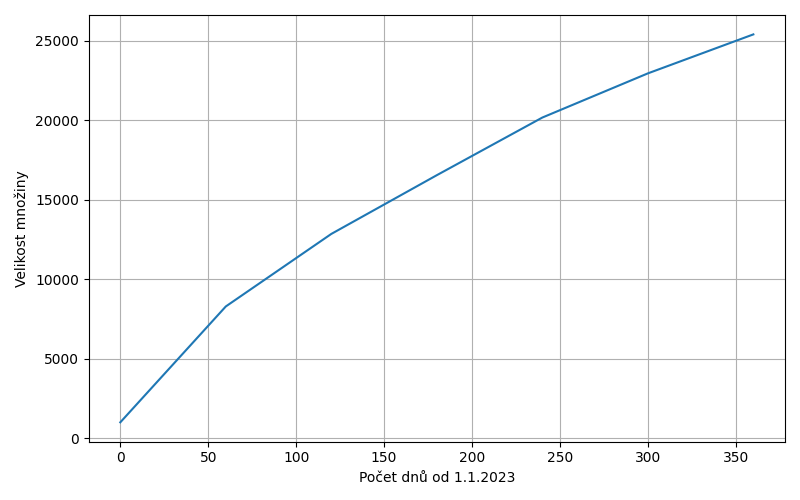

Generate this figure with Python:
import requests
from datetime import datetime, timedelta
import matplotlib.pyplot as plt

# URL of the Wikimedia API for pageviews
base_url = "https://wikimedia.org/api/rest_v1/metrics/pageviews/top/cs.wikipedia/all-access/"

# Start and end dates for the range (360 days)
start_date = datetime(2023, 1, 1)
end_date = start_date + timedelta(days=360)

# Initialize lists to store days and corresponding set sizes
days = []
set_sizes = []

# Initialize an empty set to store article names
article_names_set = set()

# Iterate through each day in the specified range
current_date = start_date
while current_date <= end_date:
    # Format the current date
    formatted_date = current_date.strftime("%Y/%m/%d")

    # Construct the URL for the current date
    url = f"{base_url}{formatted_date}"

    # Make a GET request to the API with headers
    response = requests.get(url, headers={'User-Agent': 'Mozilla/5.0'})

    # Check if the request was successful (status code 200)
    if response.status_code == 200:
        # Parse the JSON response
        data = response.json()

        # Extract article names from the response
        articles = data['items'][0]['articles']
        article_names_set.update([item['article'] for item in articles])

        # Store the number of days and set size every 30 days
        if (current_date - start_date).days % 60 == 0:
            days.append((current_date - start_date).days)
            set_sizes.append(len(article_names_set))

    # Move to the next day
    current_date += timedelta(days=1)

# Create a graph
plt.figure(figsize=(8, 5))
plt.plot(days, set_sizes)
plt.xlabel('Počet dnů od 1.1.2023')
plt.ylabel('Velikost množiny')
plt.grid(True)
plt.tight_layout()

# Save the graph as PNG
plt.savefig('page_views_graph.png')

# Show the graph
plt.show()
